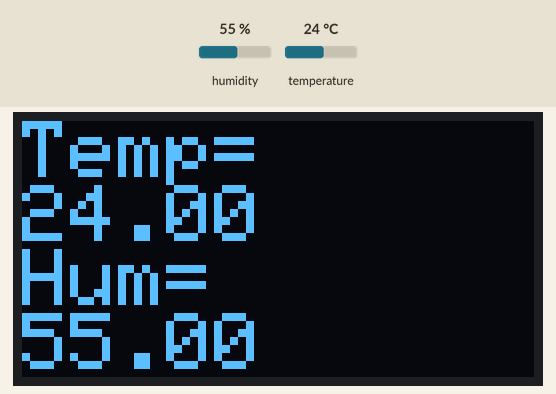
This sketch was run on a simulated ESP8266 (NodeMCU). Parts: 128×64 one-colour display. Inputs (shaded band) come from the test bench; at power-on: humidity 55 %, temperature 24 °C.

Above: at 3.2 s.
3.3 s: humidity set to 22 %
At 5.2 s:
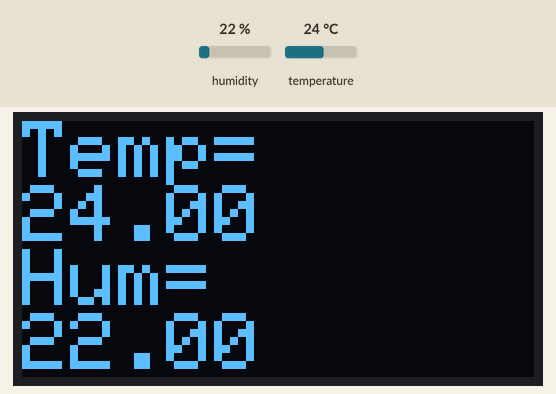
6.3 s: temperature set to 12 °C
At 7.8 s:
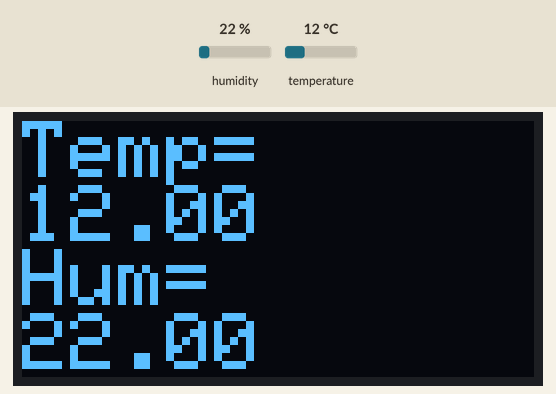
9.3 s: humidity set to 40 %
At 11.7 s:
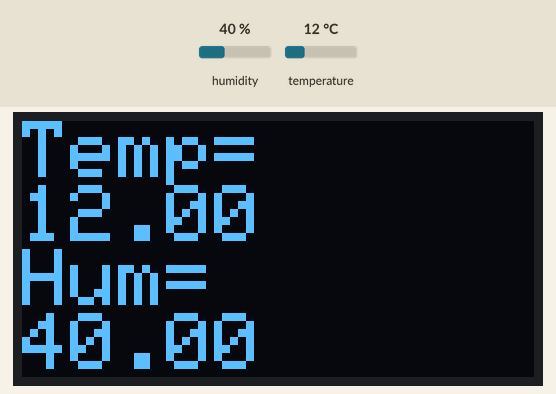
12.7 s: temperature set to 19 °C
At 14.2 s:
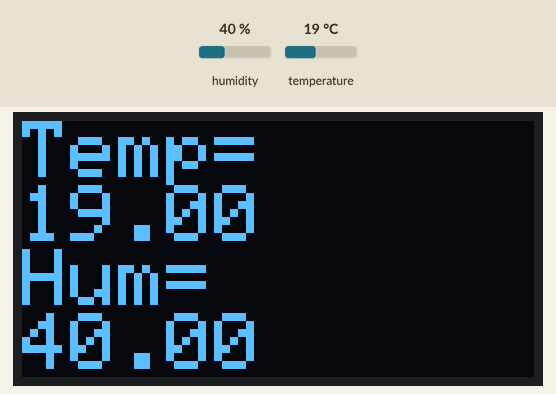
Timing chart, 0 to 15.7 s (numbered marks = the images above; inputs shaded):
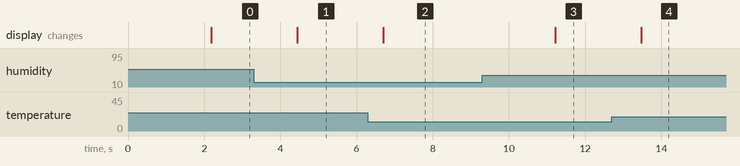

The sketch:

temphumid.ino
```cpp
#include <SPI.h>
#include <Wire.h>
#include <Adafruit_GFX.h>
#include <Adafruit_SSD1306.h>
#include "DHT.h"
#define DHTTYPE DHT22
uint8_t DHTPin = D7;
DHT dht(DHTPin, DHTTYPE);
float Temperature;
float Humidity;
#define SCREEN_WIDTH 128 // OLED display width, in pixels
#define SCREEN_HEIGHT 64 // OLED display height, in pixels
#define OLED_ADDR 0x3C   // Address may be different for your module, also try with 0x3D if this doesn't work

// Declaration for an SSD1306 display connected to I2C (SDA, SCL pins)
#define OLED_RESET -1 // Reset pin # (or -1 if sharing Arduino reset pin)
Adafruit_SSD1306 display(SCREEN_WIDTH, SCREEN_HEIGHT, &Wire, OLED_RESET);
void setup()
{
    display.begin(SSD1306_SWITCHCAPVCC, 0x3C);
    display.clearDisplay();
    display.setTextSize(2);
    display.setTextColor(WHITE);
    display.setCursor(0,0);
    display.println("Hello");
    //display.println(Temperature);
    display.display();
    delay(2000);
}

void loop() {
  Serial.begin(9600);
  delay(100);
  pinMode(DHTPin, INPUT);

  dht.begin();
  Humidity = dht.readHumidity();
  Temperature= dht.readTemperature();

      // initialize with the I2C addr 0x3C

    display.clearDisplay();
    display.clearDisplay();
    display.setTextSize(2);
    display.setTextColor(WHITE);
    display.setCursor(0,0);
    display.println("Temp= ");
    display.println(Temperature);
    display.println("Hum= ");
    display.println(Humidity);
    display.display();
    delay(1000);
    //display.clearDisplay();
    // Clear the buffer.
    //display.clearDisplay();
 /*
    // Display Text
    display.setTextSize(1);
    display.setTextColor(WHITE);
    display.setCursor(0,28);
    display.println("Hello world!");
    display.display();
    delay(2000);
    display.clearDisplay();

    // Display Inverted Text
    display.setTextColor(BLACK, WHITE); // 'inverted' text
    display.setCursor(0,28);
    display.println("Hello world!");
    display.display();
    delay(2000);
    display.clearDisplay();

    // Changing Font Size
    display.setTextColor(WHITE);
    display.setCursor(0,24);
    display.setTextSize(2);
    display.println("Hello!");
    display.display();
    delay(2000);
    display.clearDisplay();

    // Display Numbers
    display.setTextSize(1);
    display.setCursor(0,28);
    display.println(123456789);
    display.display();
    delay(2000);
    display.clearDisplay();

    // Specifying Base For Numbers
    display.setCursor(0,28);
    display.print("0x"); display.print(0xFF, HEX);
    display.print("(HEX) = ");
    display.print(0xFF, DEC);
    display.println("(DEC)");
    display.display();
    delay(2000);
    display.clearDisplay();

    // Display ASCII Characters
    display.setCursor(0,24);
    display.setTextSize(2);
    display.write(3);
    display.display();
    delay(2000);
    display.clearDisplay();

    // Scroll full screen
    display.setCursor(0,0);
    display.setTextSize(1);
    display.println("Full");
    display.println("screen");
    display.println("scrolling!");
    display.display();
    display.startscrollright(0x00, 0x07);
    delay(2000);
    display.stopscroll();
    delay(1000);
    display.startscrollleft(0x00, 0x07);
    delay(2000);
    display.stopscroll();
    delay(1000);
    display.startscrolldiagright(0x00, 0x07);
    delay(2000);
    display.startscrolldiagleft(0x00, 0x07);
    delay(2000);
    display.stopscroll();
    display.clearDisplay();

    // Scroll part of the screen
    display.setCursor(0,0);
    display.setTextSize(1);
    display.println("Scroll");
    display.println("some part");
    display.println("of the screen.");
    display.display();
    display.startscrollright(0x00, 0x00);
    */
}
```

Measured:
- after the input at 3.3 s, the display: changes after 1.1 s (image 1)
- after the input at 6.3 s, the display: changes after 0.40 s (image 2)
- after the input at 9.3 s, the display: changes after 1.9 s (image 3)
- after the input at 12.7 s, the display: changes after 0.77 s (image 4)
